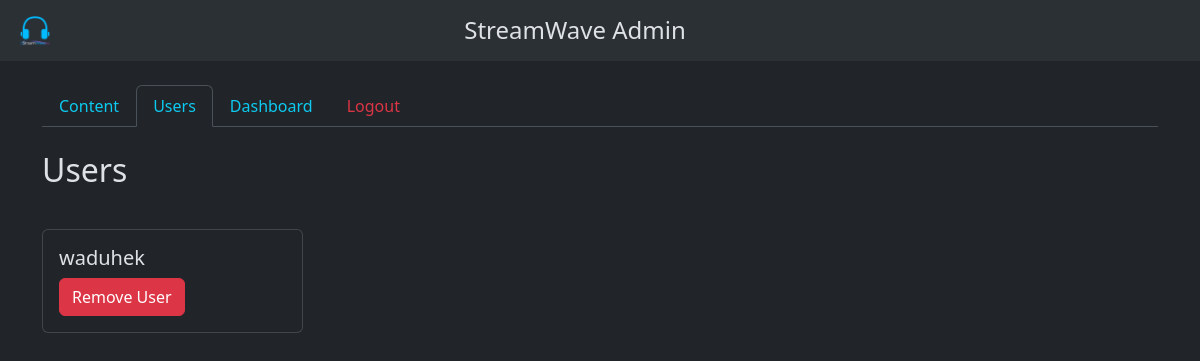
Before: /admin/manage/users (signed in) with the older database file.
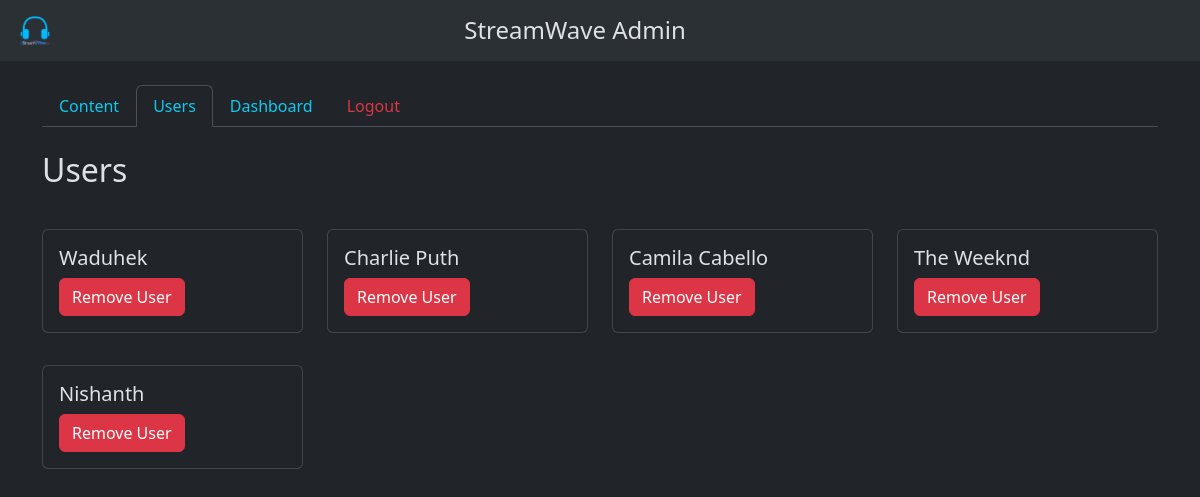
After: the same page with the newer database file.
### app.py (models this page shows)
class User(db.Model, UserMixin):
    __tablename__ = "user"
    id = db.Column(db.Integer(), primary_key=True)
    email = db.Column(db.String(255), unique=True, nullable=False)
    username = db.Column(db.String(255), unique=True, nullable=False)
    password = db.Column(db.String(255), nullable=False)
    img = db.Column(db.String(300), default='user.png')
    phone = db.Column(db.Integer())
    gender = db.Column(db.String(10))
    address = db.Column(db.String(300))
    active = db.Column(db.Boolean())
    fs_uniquifier = db.Column(db.String(255), unique=True, nullable=False)
    confirmed_at = db.Column(db.DateTime())
    songs = db.relationship('Songs', backref='user',
                            cascade="all, delete-orphan")
    albums = db.relationship('Albums', backref='user',
                             cascade="all, delete-orphan")
    playlist = db.relationship('Playlist', backref='user',
                               cascade="all, delete-orphan")
    roles = db.relationship(
        "Role", secondary="roles_users", backref=db.backref("users", lazy="dynamic")
    )

### app.py (the view)
@app.route('/admin/manage/users')
@login_required
def admin_manage_users():
    if not current_user.has_role('admin'):
        return redirect(url_for('index'))
    users = User.query.filter(User.id != 1).all()
    return render_template('admin_manage_users.html', users=users)

### templates/admin_manage_users.html (shortened to what this page needs)
<!DOCTYPE html>
<html lang="en" data-bs-theme="dark">
<head>
    <link href="https://cdn.jsdelivr.net/npm/bootstrap@5.3.2/dist/css/bootstrap.min.css" rel="stylesheet">
</head>
<body>
  <nav class="navbar navbar-expand-lg bg-body-tertiary p-2">
    <div class="container-fluid">
      <a class="navbar-brand" href="{{ url_for('index') }}"><img src = "{{ url_for('static', filename='logo.png') }}" width="30px" /></a>
      <h4 class = "me-5 mt-2 fw-light">StreamWave Admin</h4>
      </div>
  </nav>
<div class="container py-4">
  <ul class="nav nav-tabs mb-4">
    <li class="nav-item">
      <a class="nav-link link-info" aria-current="page" href="{{url_for('admin_manage_content')}}">Content</a>
    </li>
    <li class="nav-item">
      <a class="nav-link link-info active" href="{{url_for('admin_manage_users')}}">Users</a>
    </li>
    <li class="nav-item">
      <a class="nav-link link-info" href="{{url_for('admin_dashboard')}}">Dashboard</a>
    </li>
    <li class="nav-item">
      <a class="nav-link link-danger link-offset-2 link-underline-opacity-25 link-underline-opacity-100-hover" href="{{url_for('logout')}}">Logout</a>
  </li>
  </ul>
    <h2 class="mb-4">Users</h2>
    <div class="row my-3">
    {% for user in users %}
      <div class="col-md-3">
        <div class="card my-3">
          <div class="card-body">
            <h5 class="card-title">{{user.username}}</h5>
            <div class="d-flex justify-content-between">
                <a href="{{url_for('remove_user', id=user.id)}}"><button class="btn btn-danger">Remove User</button></a>
            </div>
          </div>
        </div>
      </div>
      {% endfor %}
    </div>
  </div>
</body>
</html>

Changed rows visible on the page:
changed User: username "waduhek" → "Waduhek"
added User: username "Charlie Puth"
added User: username "Camila Cabello"
added User: username "The Weeknd"
added User: username "Nishanth"
